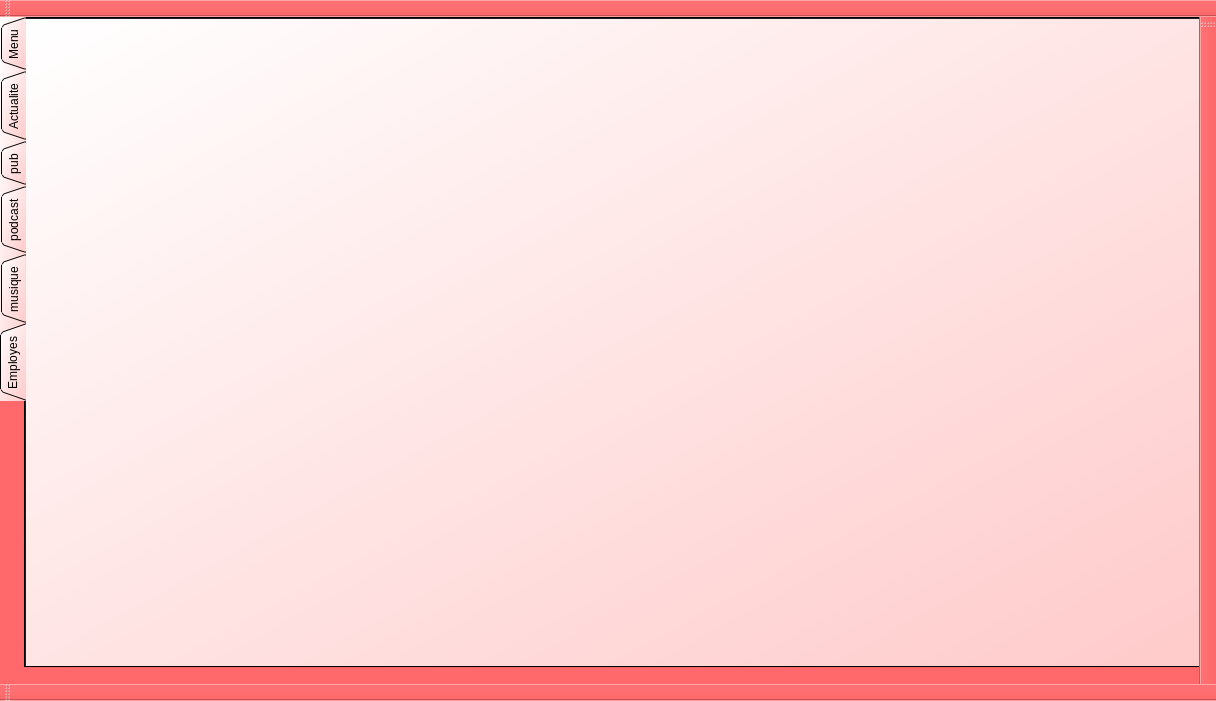
<?xml version="1.0" encoding="UTF-8"?>
<ui version="4.0">
 <class>MainWindow</class>
 <widget class="QMainWindow" name="MainWindow">
  <property name="geometry">
   <rect>
    <x>0</x>
    <y>0</y>
    <width>1216</width>
    <height>701</height>
   </rect>
  </property>
  <property name="windowTitle">
   <string>MainWindow</string>
  </property>
  <property name="styleSheet">
   <string notr="true">background-color: rgb(255, 105, 107);</string>
  </property>
  <widget class="QWidget" name="centralwidget">
   <widget class="QTabWidget" name="tabWidget">
    <property name="geometry">
     <rect>
      <x>0</x>
      <y>0</y>
      <width>1201</width>
      <height>651</height>
     </rect>
    </property>
    <property name="layoutDirection">
     <enum>Qt::LeftToRight</enum>
    </property>
    <property name="styleSheet">
     <string notr="true">background-color: qlineargradient(spread:pad, x1:0, y1:0, x2:1, y2:1, stop:0 rgba(255, 255, 255, 255), stop:1 rgba(255, 202, 202, 255));
</string>
    </property>
    <property name="tabPosition">
     <enum>QTabWidget::West</enum>
    </property>
    <property name="tabShape">
     <enum>QTabWidget::Triangular</enum>
    </property>
    <property name="currentIndex">
     <number>5</number>
    </property>
    <widget class="QWidget" name="tab">
     <attribute name="title">
      <string>Menu</string>
     </attribute>
    </widget>
    <widget class="QWidget" name="tab_1">
     <attribute name="title">
      <string>Actualite</string>
     </attribute>
    </widget>
    <widget class="QWidget" name="tab_2">
     <attribute name="title">
      <string>pub</string>
     </attribute>
    </widget>
    <widget class="QWidget" name="tab_3">
     <attribute name="title">
      <string>podcast</string>
     </attribute>
    </widget>
    <widget class="QWidget" name="tab_4">
     <attribute name="title">
      <string>musique</string>
     </attribute>
    </widget>
    <widget class="QWidget" name="tab_5">
     <attribute name="title">
      <string>Employes</string>
     </attribute>
    </widget>
   </widget>
  </widget>
  <widget class="QMenuBar" name="menubar">
   <property name="geometry">
    <rect>
     <x>0</x>
     <y>0</y>
     <width>1216</width>
     <height>26</height>
    </rect>
   </property>
  </widget>
  <widget class="QToolBar" name="toolBar">
   <property name="windowTitle">
    <string>toolBar</string>
   </property>
   <attribute name="toolBarArea">
    <enum>TopToolBarArea</enum>
   </attribute>
   <attribute name="toolBarBreak">
    <bool>false</bool>
   </attribute>
  </widget>
  <widget class="QToolBar" name="toolBar_2">
   <property name="windowTitle">
    <string>toolBar_2</string>
   </property>
   <attribute name="toolBarArea">
    <enum>BottomToolBarArea</enum>
   </attribute>
   <attribute name="toolBarBreak">
    <bool>false</bool>
   </attribute>
  </widget>
  <widget class="QToolBar" name="toolBar_3">
   <property name="windowTitle">
    <string>toolBar_3</string>
   </property>
   <attribute name="toolBarArea">
    <enum>RightToolBarArea</enum>
   </attribute>
   <attribute name="toolBarBreak">
    <bool>false</bool>
   </attribute>
  </widget>
 </widget>
 <resources/>
 <connections/>
</ui>
